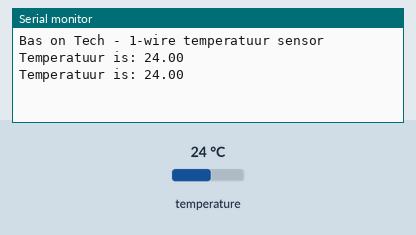
A sketch run on a simulated Arduino Uno, built with avr-gcc and run on an emulated ATmega328P. Parts: the last lines printed to the serial monitor. The inputs (shaded band) are chosen by the test bench; at power-on: temperature 24 °C.

Above: at 3.3 s.
3.4 s: temperature set to 12 °C
At 5.0 s:
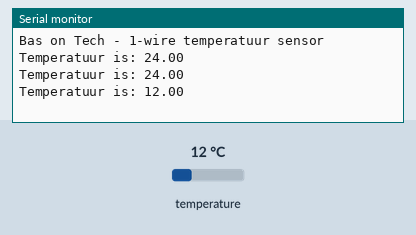
5.9 s: temperature set to 19 °C
At 7.5 s:
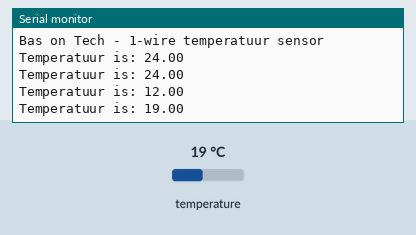
Timing chart, 0 to 9.0 s (numbered marks = the images above; inputs shaded):
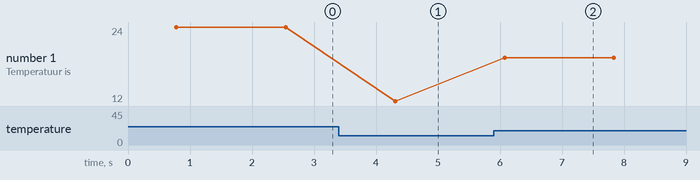

The sketch:

onewire_temperature.ino
```cpp
#include <OneWire.h>
#include <DallasTemperature.h>

float temp = 0.0;
int oneWireBus = 5;
OneWire oneWire(oneWireBus);
DallasTemperature sensors(&oneWire);

 /*
          0PSI = 0.5V, 10PSI = 4.5V
          0bar = 0.5V, 0.689476bar = 4.5V
          0mbar = (1023 / 10) = 102.3 = 102b
          689.476mbar = 1023 - (1023 / 10) = 921.7 = 922b
          mbar/bit = 689.476 / (922 - 102) = 0.84082439 mbar/bit

          mmH20 = mbar * 10.19716
        */

 void setup() {
    Serial.begin(9600);
    Serial.println("Bas on Tech - 1-wire temperatuur sensor");
    sensors.begin();
}

// Herhaal oneindig
void loop() {

    sensors.requestTemperatures();
    temp = sensors.getTempCByIndex(0);

    Serial.print("Temperatuur is: ");
    Serial.println(temp);

     delay(1000);

 }
```

Measured:
- after the input at 3.4 s, the serial monitor: prints a new line after 0.91 s (image 1)
- after the input at 5.9 s, the serial monitor: prints a new line after 0.17 s (image 2)
- plotted number 1: 24 → 12 after the input at 3.4 s, 12 → 19 after the input at 5.9 s
